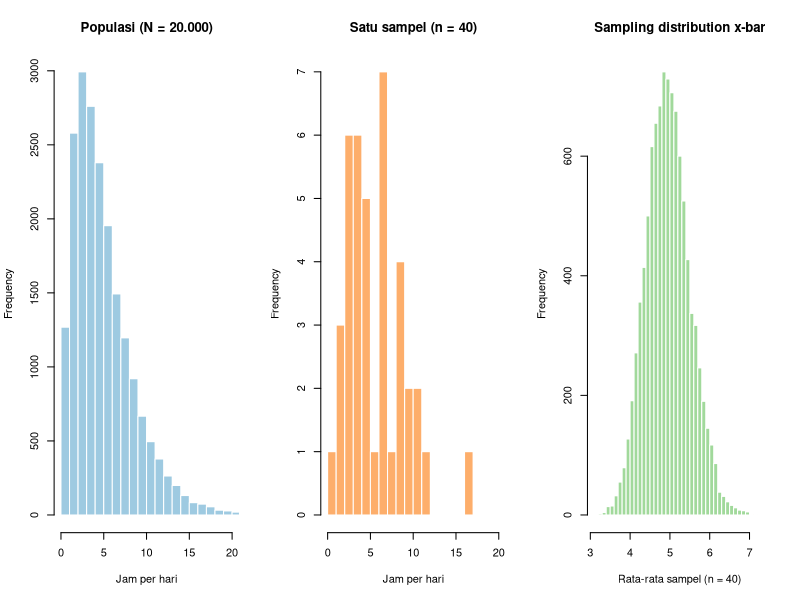
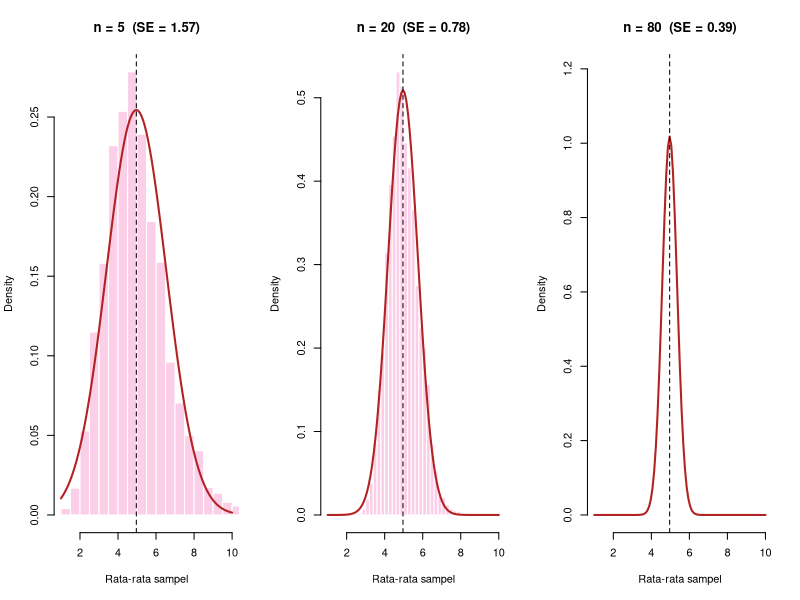
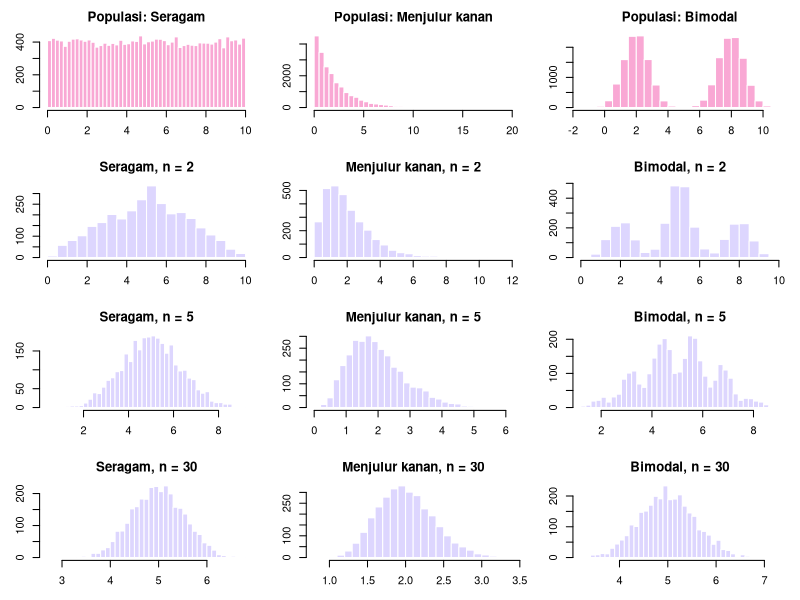
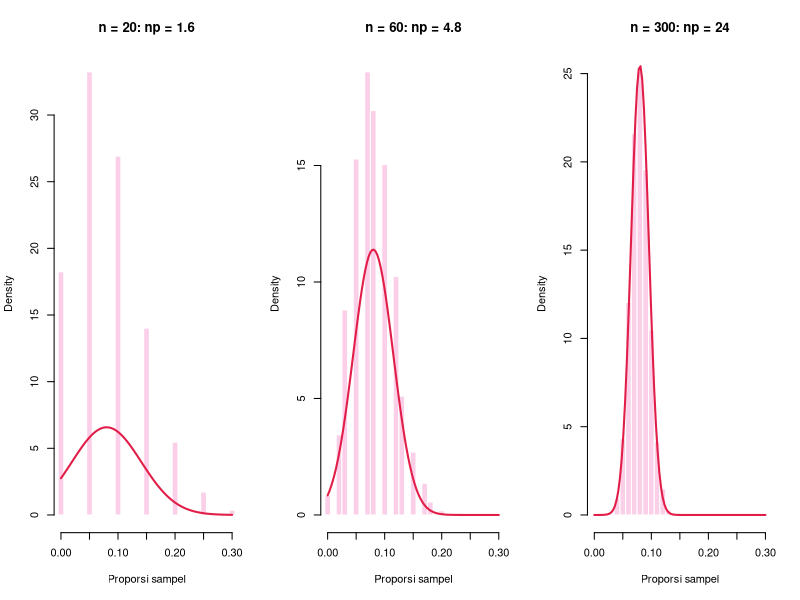
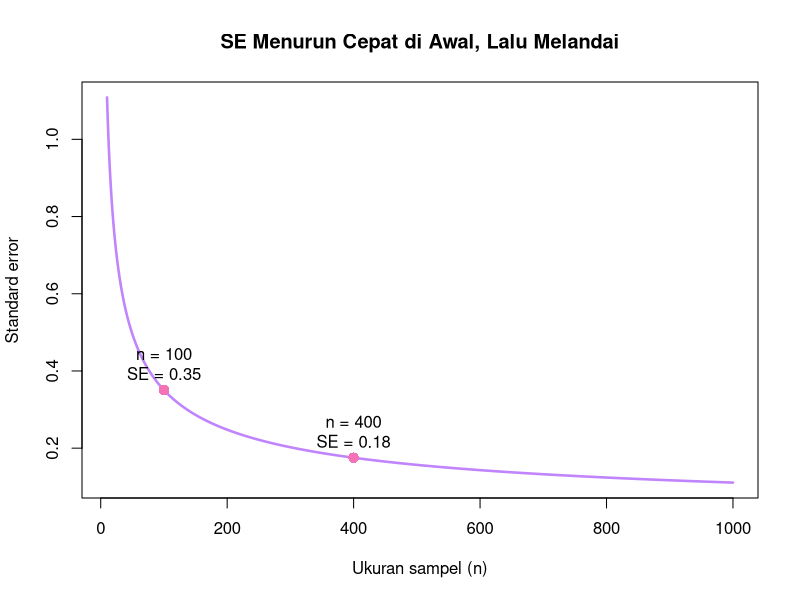
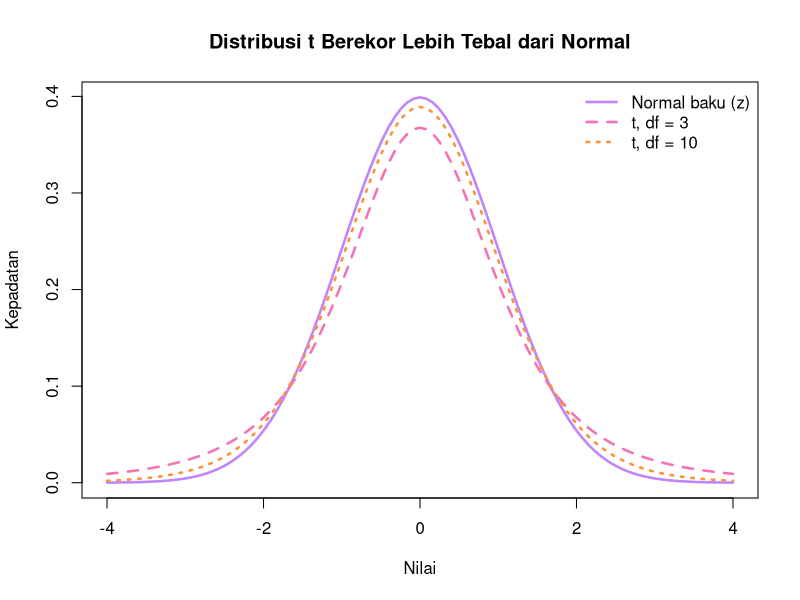
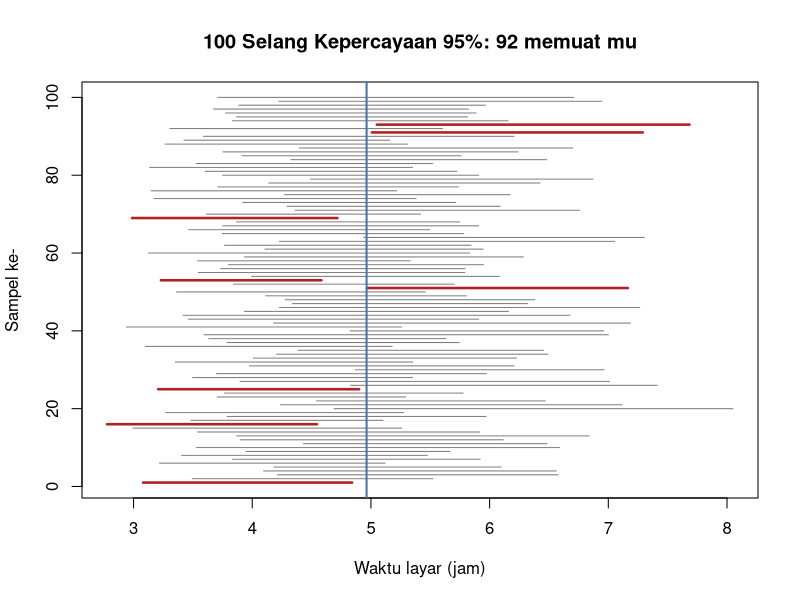
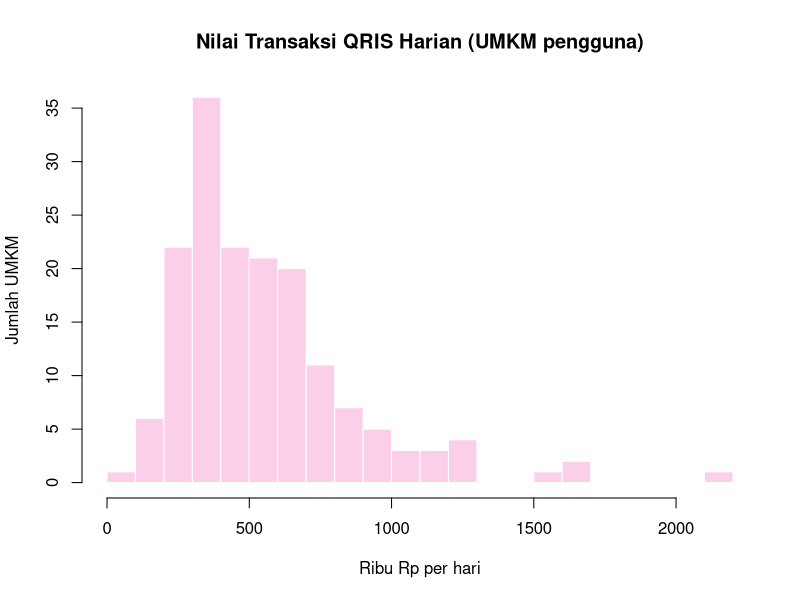

Source code (R) for these figures, in order:
## ---- chunk 1
N <- 20000
populasi <- round(rgamma(N, shape = 2, rate = 0.4), 2) # jam per hari
mu <- mean(populasi)
sigma <- sqrt(mean((populasi - mu)^2)) # SD populasi (pembagi N)
c(N = N, mu = round(mu, 3), sigma = round(sigma, 3))
## ---- chunk 2
set.seed(1)
satu_sampel <- sample(populasi, 40)
banyak_rata <- replicate(10000, mean(sample(populasi, 40)))
par(mfrow = c(1, 3))
hist(populasi, breaks = 40, col = "#9ecae1", border = "white", main = "Populasi (N = 20.000)",
xlab = "Jam per hari", xlim = c(0, 20))
hist(satu_sampel, breaks = 12, col = "#fdae6b", border = "white", main = "Satu sampel (n = 40)",
xlab = "Jam per hari", xlim = c(0, 20))
hist(banyak_rata, breaks = 40, col = "#a1d99b", border = "white",
main = "Sampling distribution x-bar", xlab = "Rata-rata sampel (n = 40)")
## ---- chunk 3
par(mfrow = c(1, 1))
## ---- chunk 4
library(knitr)

kable(data.frame(
  Besaran = c("Mean distribusi sampling", "SD distribusi sampling (SE)"),
  Teori = round(c(mu, sigma / sqrt(40)), 4),
  Simulasi_10000_sampel = round(c(mean(banyak_rata), sd(banyak_rata)), 4)
), caption = "Teori vs simulasi untuk n = 40")
## ---- chunk 5
set.seed(2)
n_list <- c(5, 20, 80)
par(mfrow = c(1, 3))
for (nn in n_list) {
  rata <- replicate(5000, mean(sample(populasi, nn)))
  hist(rata, breaks = 40, col = "#fbcfe8", border = "white", xlim = c(1, 10), freq = FALSE,
       main = paste0("n = ", nn, "  (SE = ", round(sigma / sqrt(nn), 2), ")"),
       xlab = "Rata-rata sampel")
  curve(dnorm(x, mu, sigma / sqrt(nn)), add = TRUE, col = "firebrick", lwd = 2)
  abline(v = mu, lty = 2)
}
## ---- chunk 6
par(mfrow = c(1, 1))
## ---- chunk 7
set.seed(3)
pop_bentuk <- list(
  "Seragam"        = runif(20000, 0, 10),
  "Menjulur kanan" = rexp(20000, rate = 0.5),
  "Bimodal"        = c(rnorm(10000, 2, 0.8), rnorm(10000, 8, 0.8))
)
ukuran <- c(2, 5, 30)

par(mfrow = c(4, 3), mar = c(3, 3, 2.5, 1))
for (nama in names(pop_bentuk)) {
  hist(pop_bentuk[[nama]], breaks = 40, col = "#f9a8d4", border = "white",
       main = paste("Populasi:", nama), xlab = "", ylab = "")
}
for (nn in ukuran) {
  for (nama in names(pop_bentuk)) {
    rata <- replicate(3000, mean(sample(pop_bentuk[[nama]], nn)))
    hist(rata, breaks = 35, col = "#ddd6fe", border = "white",
         main = paste0(nama, ", n = ", nn), xlab = "", ylab = "")
  }
}
par(mfrow = c(1, 1), mar = c(5, 4, 4, 2) + 0.1)
## ---- chunk 8
skew <- function(x) { d <- x - mean(x); mean(d^3) / mean(d^2)^1.5 }
set.seed(4)
data.frame(n = c(2, 5, 10, 30, 100),

Kemencengan_xbar = sapply(c(2, 5, 10, 30, 100), function(nn)
round(skew(replicate(5000, mean(sample(populasi, nn)))), 3)))
## ---- chunk 9
se40 <- sigma / sqrt(40)
z_55 <- (5.5 - mu) / se40
c(SE = round(se40, 4), z = round(z_55, 3),
Peluang_CLT = round(1 - pnorm(z_55), 4),
Peluang_simulasi = round(mean(banyak_rata > 5.5), 4))
## ---- chunk 10
mean(populasi > 5.5)
## ---- chunk 11
p_benar <- 0.08  # misalnya 8% mahasiswa pernah terlambat membayar UKT
set.seed(5)
par(mfrow = c(1, 3))
for (nn in c(20, 60, 300)) {
  p_hat <- rbinom(5000, size = nn, prob = p_benar) / nn
  hist(p_hat, breaks = seq(-0.005, 0.4, by = 0.01), col = "#fbcfe8", border = "white",
       freq = FALSE, xlim = c(0, 0.3),
       main = paste0("n = ", nn, ": np = ", nn * p_benar), xlab = "Proporsi sampel")
  curve(dnorm(x, p_benar, sqrt(p_benar * (1 - p_benar) / nn)), add = TRUE,
        col = "#e11d48", lwd = 2)
}
## ---- chunk 12
par(mfrow = c(1, 1))
## ---- chunk 13
set.seed(6)
n_besar <- c(10, 40, 160, 640)
kable(t(sapply(n_besar, function(nn) {
hasil <- replicate(2000, { s <- sample(populasi, nn); c(sd(s), sd(s) / sqrt(nn)) })
c(n = nn, Rata_SD_sampel = round(mean(hasil[1, ]), 3),
Rata_SE_taksiran = round(mean(hasil[2, ]), 3))
})), caption = paste0("Rata-rata dari 2.000 sampel per n: SD stabil di sekitar sigma = ",

round(sigma, 2), ", SE mengecil"))
## ---- chunk 14
n_seq <- 10:1000
plot(n_seq, sigma / sqrt(n_seq), type = "l", lwd = 2.5, col = "#c084fc",
     xlab = "Ukuran sampel (n)", ylab = "Standard error",
     main = "SE Menurun Cepat di Awal, Lalu Melandai")
points(c(100, 400), sigma / sqrt(c(100, 400)), pch = 16, col = "#f472b6", cex = 1.4)
text(c(100, 400), sigma / sqrt(c(100, 400)), pos = 3,
     labels = paste0("n = ", c(100, 400), "\nSE = ", round(sigma / sqrt(c(100, 400)), 2)))
## ---- chunk 15
round(qnorm(c(0.95, 0.975, 0.995)), 3)
## ---- chunk 16
curve(dnorm(x), -4, 4, lwd = 2.5, col = "#c084fc",
      ylab = "Kepadatan", xlab = "Nilai",
      main = "Distribusi t Berekor Lebih Tebal dari Normal")
curve(dt(x, df = 3),  add = TRUE, lwd = 2.5, lty = 2, col = "#f472b6")
curve(dt(x, df = 10), add = TRUE, lwd = 2.5, lty = 3, col = "#fb923c")
legend("topright", bty = "n", lwd = 2.5, lty = c(1, 2, 3),
       col = c("#c084fc", "#f472b6", "#fb923c"),
       legend = c("Normal baku (z)", "t, df = 3", "t, df = 10"))
## ---- chunk 17
data.frame(df = c(4, 9, 29, 99, Inf),
           t_kritis_95 = round(qt(0.975, df = c(4, 9, 29, 99, Inf)), 3))
## ---- chunk 18
n1 <- length(satu_sampel); xbar <- mean(satu_sampel); s <- sd(satu_sampel)
t_krit <- qt(0.975, df = n1 - 1)
se_hat <- s / sqrt(n1)
moe <- t_krit * se_hat

c(n = n1, x_bar = round(xbar, 3), s = round(s, 3), SE = round(se_hat, 3),
  t_kritis = round(t_krit, 3), MoE = round(moe, 3),
  Bawah = round(xbar - moe, 3), Atas = round(xbar + moe, 3))
## ---- chunk 19
t.test(satu_sampel, conf.level = 0.95)$conf.int # fungsi bawaan R, hasil sama
## ---- chunk 20
x_ya <- 138; n_resp <- 400 # 138 dari 400 responden memakai QRIS setiap hari

p_hat <- x_ya / n_resp
se_p <- sqrt(p_hat * (1 - p_hat) / n_resp)
moe_p <- qnorm(0.975) * se_p
c(p_hat = p_hat, SE = round(se_p, 4), MoE = round(moe_p, 4),
  Bawah = round(p_hat - moe_p, 4), Atas = round(p_hat + moe_p, 4))
## ---- chunk 21
c(n_p = n_resp * p_hat, n_1_min_p = n_resp * (1 - p_hat)) # syarat terpenuhi
## ---- chunk 22
set.seed(7)
B <- 100
selang <- t(replicate(B, {
s_i <- sample(populasi, 40)
m <- mean(s_i); e <- qt(0.975, 39) * sd(s_i) / sqrt(40)
c(bawah = m - e, atas = m + e)
}))
memuat <- selang[, "bawah"] <= mu & selang[, "atas"] >= mu
plot(NULL, xlim = range(selang), ylim = c(1, B), xlab = "Waktu layar (jam)", ylab = "Sampel ke-",
     main = paste0("100 Selang Kepercayaan 95%: ", sum(memuat), " memuat mu"))
segments(selang[, "bawah"], 1:B, selang[, "atas"], 1:B,

col = ifelse(memuat, "grey50", "firebrick"), lwd = ifelse(memuat, 1, 2.5))

abline(v = mu, col = "#4C72B0", lwd = 2)
## ---- chunk 23
lebar <- function(n, s, conf) 2 * qt(1 - (1 - conf) / 2, n - 1) * s / sqrt(n)
tabel_lebar <- round(outer(c(20, 80, 320), c(0.90, 0.95, 0.99),

Vectorize(function(n, cf) lebar(n, s = 3, conf = cf))), 3)

dimnames(tabel_lebar) <- list(c("n = 20", "n = 80", "n = 320"), c("90%", "95%", "99%"))
kable(tabel_lebar, caption = "Lebar CI (s = 3) menurut ukuran sampel dan tingkat kepercayaan")
## ---- chunk 24
n_mean <- function(sigma, E, conf = 0.95) ceiling((qnorm(1 - (1 - conf) / 2) * sigma / E)^2)
n_prop <- function(E, p = 0.5, conf = 0.95) ceiling(qnorm(1 - (1 - conf) / 2)^2 * p * (1 - p) / E^2)
n_mean(sigma = 3.5, E = 0.5) # menaksir rata-rata waktu layar +- 0,5 jam
## ---- chunk 25
kable(data.frame(MoE = c("5%", "3%", "2%", "1%"),
                 n_minimum = sapply(c(0.05, 0.03, 0.02, 0.01), n_prop)),
      caption = "Ukuran sampel survei proporsi (p = 0,5; kepercayaan 95%)")
## ---- chunk 26
set.seed(2026)
n_umkm <- 250
terima_qris <- rbinom(n_umkm, 1, 0.62)
nilai_trx <- round(rlnorm(sum(terima_qris), meanlog = log(450000), sdlog = 0.6), -3) # Rp/hari
c(Jumlah_pengguna = sum(terima_qris))
## ---- chunk 27
summary(nilai_trx)
## ---- chunk 28
p_hat_u <- mean(terima_qris)
se_u <- sqrt(p_hat_u * (1 - p_hat_u) / n_umkm)
ci_u <- p_hat_u + c(-1, 1) * qnorm(0.975) * se_u
c(n_p = n_umkm * p_hat_u, n_1mp = n_umkm * (1 - p_hat_u)) # cek syarat
## ---- chunk 29
round(c(p_hat = p_hat_u, SE = se_u, Bawah = ci_u[1], Atas = ci_u[2]), 4)
## ---- chunk 30
hist(nilai_trx / 1000, breaks = 25, col = "#fbcfe8", border = "white",
     main = "Nilai Transaksi QRIS Harian (UMKM pengguna)", xlab = "Ribu Rp per hari",
     ylab = "Jumlah UMKM")
## ---- chunk 31
ci_trx <- t.test(nilai_trx)$conf.int
round(c(n = length(nilai_trx), Mean = mean(nilai_trx), Median = median(nilai_trx),
        SE = sd(nilai_trx) / sqrt(length(nilai_trx)), Bawah = ci_trx[1], Atas = ci_trx[2]))
## ---- chunk 32
set.seed(11)
boot_mean <- replicate(5000, mean(sample(nilai_trx, replace = TRUE)))
hist(boot_mean / 1000, breaks = 40, col = "#fbcfe8", border = "white", freq = FALSE,
     main = "Distribusi Bootstrap Rata-rata Nilai Transaksi", xlab = "Ribu Rp per hari")
curve(dnorm(x, mean(nilai_trx) / 1000, sd(nilai_trx) / sqrt(length(nilai_trx)) / 1000),
      add = TRUE, col = "#c084fc", lwd = 2.5)
## ---- chunk 33
round(quantile(boot_mean, c(0.025, 0.975))) # selang bootstrap persentil 95%
## ---- chunk 34
c(n_untuk_proporsi = n_prop(E = 0.03, p = p_hat_u),
  n_pengguna_untuk_mean = n_mean(sigma = sd(nilai_trx), E = 30000))
## ---- chunk 35
set.seed(99)
berat <- round(rnorm(36, mean = 248.5, sd = 6), 1)
summary(berat)
## ---- chunk 36
sigma_k <- 6; n_k <- length(berat)
sigma_k / sqrt(n_k)
## ---- chunk 37
pnorm(248, mean = 250, sd = sigma_k / sqrt(n_k))
## ---- chunk 38
ci_z <- mean(berat) + c(-1, 1) * qnorm(0.975) * sigma_k / sqrt(n_k)
round(c(x_bar = mean(berat), Bawah = ci_z[1], Atas = ci_z[2]), 2)
## ---- chunk 39
round(t.test(berat)$conf.int, 2)
## ---- chunk 40
round(c(s = sd(berat), t_kritis = qt(0.975, 35), z_kritis = qnorm(0.975)), 3)
## ---- chunk 41
c(MoE_1 = n_mean(sigma = 6, E = 1), MoE_0.5 = n_mean(sigma = 6, E = 0.5))
## ---- chunk 42
# Kunci jawaban:
# Mean = 8; SE = 6 / sqrt(64) = 0.75; bentuk mendekati normal (CLT, n = 64)
1 - pnorm(9, mean = 8, sd = 0.75) # z = 1.33 -> sekitar 0.0912
## ---- chunk 43
# Kunci jawaban:
p <- 0.54; n <- 1200
moe <- qnorm(0.975) * sqrt(p * (1 - p) / n) # 0.0282 -> +- 2.8 poin persentase
p + c(-1, 1) * moe # 0.512 sampai 0.568
## ---- chunk 44
ph <- c(6.8, 7.1, 6.9, 7.4, 7.0, 6.7, 7.2, 7.3, 6.9, 7.1)
# Kunci jawaban:
# x-bar = 7.04; s = 0.2171; SE = 0.0687; t(0.975, 9) = 2.262; MoE = 0.155
mean(ph) + c(-1, 1) * qt(0.975, 9) * sd(ph) / sqrt(10) # 6.885 sampai 7.195
t.test(ph)$conf.int
## ---- chunk 45
# Kunci jawaban:
# Tafsiran keliru. Yang benar: "Kami 95% yakin bahwa proporsi warga yang puas di seluruh
# populasi berada antara 62% dan 68%." CI menaksir PARAMETER populasi (proporsi yang puas),
# bukan rentang nilai individu.
